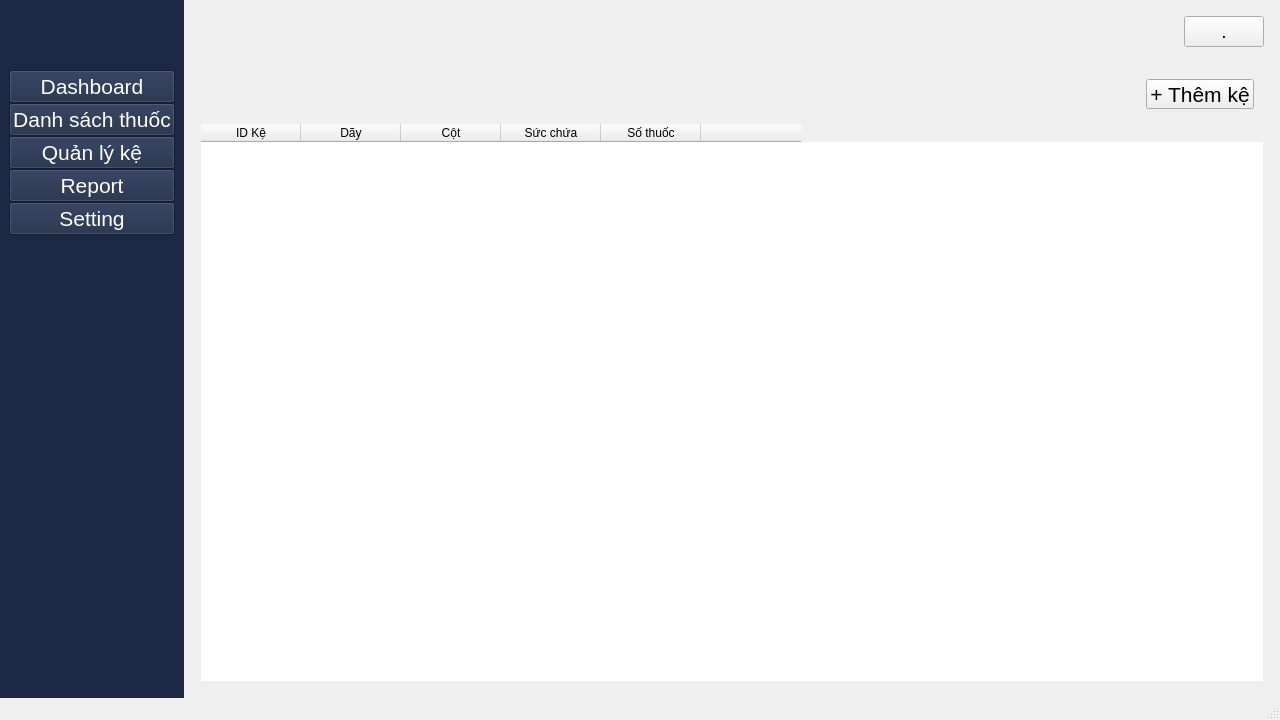
<?xml version="1.0" encoding="UTF-8"?>
<ui version="4.0">
 <class>MainWindow</class>
 <widget class="QMainWindow" name="MainWindow">
  <property name="geometry">
   <rect>
    <x>0</x>
    <y>0</y>
    <width>1280</width>
    <height>720</height>
   </rect>
  </property>
  <property name="minimumSize">
   <size>
    <width>1280</width>
    <height>720</height>
   </size>
  </property>
  <property name="windowTitle">
   <string>MainWindow</string>
  </property>
  <widget class="QWidget" name="centralwidget">
   <property name="font">
    <font>
     <family>Segoe UI</family>
     <pointsize>12</pointsize>
    </font>
   </property>
   <layout class="QHBoxLayout" name="horizontalLayout">
    <property name="spacing">
     <number>0</number>
    </property>
    <property name="leftMargin">
     <number>0</number>
    </property>
    <property name="topMargin">
     <number>0</number>
    </property>
    <property name="rightMargin">
     <number>0</number>
    </property>
    <property name="bottomMargin">
     <number>0</number>
    </property>
    <item>
     <widget class="QWidget" name="sidebar_container" native="true">
      <property name="maximumSize">
       <size>
        <width>240</width>
        <height>16777215</height>
       </size>
      </property>
      <property name="styleSheet">
       <string notr="true">background-color: rgb(28, 41, 68);</string>
      </property>
      <layout class="QVBoxLayout" name="verticalLayout">
       <property name="spacing">
        <number>0</number>
       </property>
       <item>
        <widget class="QLabel" name="label">
         <property name="font">
          <font>
           <family>Segoe UI</family>
           <pointsize>40</pointsize>
          </font>
         </property>
         <property name="frameShape">
          <enum>QFrame::NoFrame</enum>
         </property>
         <property name="text">
          <string/>
         </property>
         <property name="pixmap">
          <pixmap>Logo.png</pixmap>
         </property>
         <property name="alignment">
          <set>Qt::AlignCenter</set>
         </property>
        </widget>
       </item>
       <item>
        <widget class="QPushButton" name="btn_nav_dashboard">
         <property name="sizePolicy">
          <sizepolicy hsizetype="Preferred" vsizetype="Preferred">
           <horstretch>0</horstretch>
           <verstretch>0</verstretch>
          </sizepolicy>
         </property>
         <property name="font">
          <font>
           <pointsize>16</pointsize>
          </font>
         </property>
         <property name="styleSheet">
          <string notr="true">color: rgb(255, 255, 255);</string>
         </property>
         <property name="text">
          <string>Dashboard</string>
         </property>
        </widget>
       </item>
       <item>
        <widget class="QPushButton" name="btn_nav_inventory">
         <property name="sizePolicy">
          <sizepolicy hsizetype="Preferred" vsizetype="Preferred">
           <horstretch>0</horstretch>
           <verstretch>0</verstretch>
          </sizepolicy>
         </property>
         <property name="font">
          <font>
           <pointsize>16</pointsize>
          </font>
         </property>
         <property name="styleSheet">
          <string notr="true">color: rgb(255, 255, 255);</string>
         </property>
         <property name="text">
          <string>Danh sách thuốc</string>
         </property>
        </widget>
       </item>
       <item>
        <widget class="QPushButton" name="btn_nav_shelf">
         <property name="sizePolicy">
          <sizepolicy hsizetype="Preferred" vsizetype="Preferred">
           <horstretch>0</horstretch>
           <verstretch>0</verstretch>
          </sizepolicy>
         </property>
         <property name="font">
          <font>
           <pointsize>16</pointsize>
          </font>
         </property>
         <property name="styleSheet">
          <string notr="true">color: rgb(255, 255, 255);</string>
         </property>
         <property name="text">
          <string>Quản lý kệ</string>
         </property>
        </widget>
       </item>
       <item>
        <widget class="QPushButton" name="btn_nav_report">
         <property name="sizePolicy">
          <sizepolicy hsizetype="Preferred" vsizetype="Preferred">
           <horstretch>0</horstretch>
           <verstretch>0</verstretch>
          </sizepolicy>
         </property>
         <property name="font">
          <font>
           <pointsize>16</pointsize>
          </font>
         </property>
         <property name="styleSheet">
          <string notr="true">color: rgb(255, 255, 255);</string>
         </property>
         <property name="text">
          <string>Report</string>
         </property>
        </widget>
       </item>
       <item>
        <widget class="QPushButton" name="btn_nav_setting">
         <property name="sizePolicy">
          <sizepolicy hsizetype="Preferred" vsizetype="Preferred">
           <horstretch>0</horstretch>
           <verstretch>0</verstretch>
          </sizepolicy>
         </property>
         <property name="font">
          <font>
           <pointsize>16</pointsize>
          </font>
         </property>
         <property name="styleSheet">
          <string notr="true">color: rgb(255, 255, 255);</string>
         </property>
         <property name="text">
          <string>Setting</string>
         </property>
        </widget>
       </item>
       <item>
        <spacer name="verticalSpacer">
         <property name="orientation">
          <enum>Qt::Vertical</enum>
         </property>
         <property name="sizeHint" stdset="0">
          <size>
           <width>20</width>
           <height>40</height>
          </size>
         </property>
        </spacer>
       </item>
      </layout>
     </widget>
    </item>
    <item>
     <widget class="QWidget" name="main_container" native="true">
      <layout class="QVBoxLayout" name="verticalLayout_2">
       <property name="leftMargin">
        <number>8</number>
       </property>
       <property name="topMargin">
        <number>8</number>
       </property>
       <property name="rightMargin">
        <number>8</number>
       </property>
       <property name="bottomMargin">
        <number>8</number>
       </property>
       <item>
        <widget class="QWidget" name="header_container" native="true">
         <property name="minimumSize">
          <size>
           <width>0</width>
           <height>0</height>
          </size>
         </property>
         <property name="maximumSize">
          <size>
           <width>16777215</width>
           <height>50</height>
          </size>
         </property>
         <layout class="QHBoxLayout" name="horizontalLayout_2">
          <property name="leftMargin">
           <number>8</number>
          </property>
          <property name="topMargin">
           <number>8</number>
          </property>
          <property name="rightMargin">
           <number>8</number>
          </property>
          <property name="bottomMargin">
           <number>8</number>
          </property>
          <item>
           <spacer name="horizontalSpacer">
            <property name="orientation">
             <enum>Qt::Horizontal</enum>
            </property>
            <property name="sizeHint" stdset="0">
             <size>
              <width>1062</width>
              <height>20</height>
             </size>
            </property>
           </spacer>
          </item>
          <item>
           <widget class="QPushButton" name="btn_toggle_theme">
            <property name="sizePolicy">
             <sizepolicy hsizetype="Preferred" vsizetype="Preferred">
              <horstretch>0</horstretch>
              <verstretch>0</verstretch>
             </sizepolicy>
            </property>
            <property name="minimumSize">
             <size>
              <width>0</width>
              <height>0</height>
             </size>
            </property>
            <property name="font">
             <font>
              <family>MS Shell Dlg 2</family>
              <pointsize>14</pointsize>
             </font>
            </property>
            <property name="text">
             <string>.</string>
            </property>
           </widget>
          </item>
         </layout>
        </widget>
       </item>
       <item>
        <widget class="QStackedWidget" name="stacked_main_content">
         <property name="currentIndex">
          <number>2</number>
         </property>
         <widget class="QWidget" name="page_dashboard">
          <layout class="QVBoxLayout" name="verticalLayout_3">
           <property name="leftMargin">
            <number>8</number>
           </property>
           <property name="topMargin">
            <number>8</number>
           </property>
           <property name="rightMargin">
            <number>8</number>
           </property>
           <property name="bottomMargin">
            <number>8</number>
           </property>
           <item>
            <widget class="QWidget" name="kpi_container" native="true">
             <layout class="QHBoxLayout" name="horizontalLayout_3">
              <item>
               <widget class="QFrame" name="card_total">
                <property name="minimumSize">
                 <size>
                  <width>0</width>
                  <height>120</height>
                 </size>
                </property>
                <property name="maximumSize">
                 <size>
                  <width>16777215</width>
                  <height>16777215</height>
                 </size>
                </property>
                <property name="styleSheet">
                 <string notr="true">background-color: rgb(59, 130, 246);
color: rgb(0, 0, 0);
border-radius: 12px</string>
                </property>
                <property name="frameShape">
                 <enum>QFrame::StyledPanel</enum>
                </property>
                <property name="frameShadow">
                 <enum>QFrame::Raised</enum>
                </property>
                <layout class="QVBoxLayout" name="verticalLayout_4">
                 <property name="spacing">
                  <number>0</number>
                 </property>
                 <property name="leftMargin">
                  <number>14</number>
                 </property>
                 <item>
                  <widget class="QLabel" name="lbl_title_total">
                   <property name="font">
                    <font>
                     <pointsize>20</pointsize>
                     <weight>75</weight>
                     <bold>true</bold>
                    </font>
                   </property>
                   <property name="text">
                    <string>&lt;html&gt;&lt;head/&gt;&lt;body&gt;&lt;p&gt;&lt;span style=&quot; font-weight:400;&quot;&gt;Tổng tồn kho&lt;/span&gt;&lt;/p&gt;&lt;/body&gt;&lt;/html&gt;</string>
                   </property>
                  </widget>
                 </item>
                 <item>
                  <widget class="QLabel" name="lbl_value_total">
                   <property name="font">
                    <font>
                     <pointsize>40</pointsize>
                    </font>
                   </property>
                   <property name="text">
                    <string>120</string>
                   </property>
                  </widget>
                 </item>
                 <item>
                  <widget class="QLabel" name="lbl_sub_total">
                   <property name="font">
                    <font>
                     <pointsize>16</pointsize>
                    </font>
                   </property>
                   <property name="text">
                    <string>Content</string>
                   </property>
                  </widget>
                 </item>
                </layout>
               </widget>
              </item>
              <item>
               <widget class="QFrame" name="card_expiring">
                <property name="minimumSize">
                 <size>
                  <width>0</width>
                  <height>120</height>
                 </size>
                </property>
                <property name="maximumSize">
                 <size>
                  <width>16777215</width>
                  <height>16777215</height>
                 </size>
                </property>
                <property name="styleSheet">
                 <string notr="true">background-color: rgb(255, 119, 0);
color: rgb(0, 0, 0);
border-radius: 12px
</string>
                </property>
                <property name="frameShape">
                 <enum>QFrame::StyledPanel</enum>
                </property>
                <property name="frameShadow">
                 <enum>QFrame::Raised</enum>
                </property>
                <layout class="QVBoxLayout" name="verticalLayout_5">
                 <property name="spacing">
                  <number>0</number>
                 </property>
                 <property name="leftMargin">
                  <number>14</number>
                 </property>
                 <item>
                  <widget class="QLabel" name="lbl_title_expiring">
                   <property name="font">
                    <font>
                     <pointsize>20</pointsize>
                     <weight>75</weight>
                     <bold>true</bold>
                    </font>
                   </property>
                   <property name="text">
                    <string>&lt;html&gt;&lt;head/&gt;&lt;body&gt;&lt;p&gt;&lt;span style=&quot; font-weight:400;&quot;&gt;Sắp hết hạn&lt;/span&gt;&lt;/p&gt;&lt;/body&gt;&lt;/html&gt;</string>
                   </property>
                  </widget>
                 </item>
                 <item>
                  <widget class="QLabel" name="lbl_value_expiring">
                   <property name="font">
                    <font>
                     <pointsize>40</pointsize>
                    </font>
                   </property>
                   <property name="text">
                    <string>120</string>
                   </property>
                  </widget>
                 </item>
                 <item>
                  <widget class="QLabel" name="lbl_sub_expiring">
                   <property name="font">
                    <font>
                     <pointsize>16</pointsize>
                    </font>
                   </property>
                   <property name="text">
                    <string>Content</string>
                   </property>
                  </widget>
                 </item>
                </layout>
               </widget>
              </item>
              <item>
               <widget class="QFrame" name="card_expired">
                <property name="minimumSize">
                 <size>
                  <width>0</width>
                  <height>120</height>
                 </size>
                </property>
                <property name="maximumSize">
                 <size>
                  <width>16777215</width>
                  <height>16777215</height>
                 </size>
                </property>
                <property name="styleSheet">
                 <string notr="true">background-color: rgb(239, 68, 68);
color: rgb(0, 0, 0);
border-radius: 12px
</string>
                </property>
                <property name="frameShape">
                 <enum>QFrame::StyledPanel</enum>
                </property>
                <property name="frameShadow">
                 <enum>QFrame::Raised</enum>
                </property>
                <layout class="QVBoxLayout" name="verticalLayout_6">
                 <property name="spacing">
                  <number>0</number>
                 </property>
                 <property name="leftMargin">
                  <number>14</number>
                 </property>
                 <item>
                  <widget class="QLabel" name="lbl_title_expired">
                   <property name="font">
                    <font>
                     <pointsize>20</pointsize>
                     <weight>75</weight>
                     <bold>true</bold>
                    </font>
                   </property>
                   <property name="text">
                    <string>&lt;html&gt;&lt;head/&gt;&lt;body&gt;&lt;p&gt;&lt;span style=&quot; font-weight:400;&quot;&gt;Hết hạn&lt;/span&gt;&lt;/p&gt;&lt;/body&gt;&lt;/html&gt;</string>
                   </property>
                  </widget>
                 </item>
                 <item>
                  <widget class="QLabel" name="lbl_value_expired">
                   <property name="font">
                    <font>
                     <pointsize>40</pointsize>
                    </font>
                   </property>
                   <property name="text">
                    <string>120</string>
                   </property>
                  </widget>
                 </item>
                 <item>
                  <widget class="QLabel" name="lbl_sub_expired">
                   <property name="font">
                    <font>
                     <pointsize>16</pointsize>
                    </font>
                   </property>
                   <property name="text">
                    <string>Content</string>
                   </property>
                  </widget>
                 </item>
                </layout>
               </widget>
              </item>
              <item>
               <widget class="QFrame" name="card_low_stock">
                <property name="minimumSize">
                 <size>
                  <width>0</width>
                  <height>120</height>
                 </size>
                </property>
                <property name="maximumSize">
                 <size>
                  <width>16777215</width>
                  <height>16777215</height>
                 </size>
                </property>
                <property name="styleSheet">
                 <string notr="true">background-color: rgb(255, 225, 0);
color: rgb(0,0,0);
border-radius: 12px</string>
                </property>
                <property name="frameShape">
                 <enum>QFrame::StyledPanel</enum>
                </property>
                <property name="frameShadow">
                 <enum>QFrame::Raised</enum>
                </property>
                <layout class="QVBoxLayout" name="verticalLayout_7">
                 <property name="spacing">
                  <number>0</number>
                 </property>
                 <property name="leftMargin">
                  <number>14</number>
                 </property>
                 <item>
                  <widget class="QLabel" name="lbl_title_low_stock">
                   <property name="font">
                    <font>
                     <pointsize>20</pointsize>
                     <weight>75</weight>
                     <bold>true</bold>
                    </font>
                   </property>
                   <property name="text">
                    <string>&lt;html&gt;&lt;head/&gt;&lt;body&gt;&lt;p&gt;&lt;span style=&quot; font-weight:400;&quot;&gt;Tồn kho thấp&lt;/span&gt;&lt;/p&gt;&lt;/body&gt;&lt;/html&gt;</string>
                   </property>
                  </widget>
                 </item>
                 <item>
                  <widget class="QLabel" name="lbl_value_low_stock">
                   <property name="font">
                    <font>
                     <pointsize>40</pointsize>
                    </font>
                   </property>
                   <property name="text">
                    <string>120</string>
                   </property>
                  </widget>
                 </item>
                 <item>
                  <widget class="QLabel" name="lbl_sub_low_stock">
                   <property name="font">
                    <font>
                     <pointsize>16</pointsize>
                    </font>
                   </property>
                   <property name="text">
                    <string>Content</string>
                   </property>
                  </widget>
                 </item>
                </layout>
               </widget>
              </item>
             </layout>
            </widget>
           </item>
           <item>
            <widget class="QWidget" name="chart_row_container" native="true">
             <layout class="QHBoxLayout" name="horizontalLayout_4" stretch="2,3">
              <item>
               <widget class="QFrame" name="frame_pie_chart">
                <property name="frameShape">
                 <enum>QFrame::StyledPanel</enum>
                </property>
                <property name="frameShadow">
                 <enum>QFrame::Raised</enum>
                </property>
                <layout class="QVBoxLayout" name="verticalLayout_8">
                 <item>
                  <widget class="QLabel" name="label_2">
                   <property name="sizePolicy">
                    <sizepolicy hsizetype="Expanding" vsizetype="Preferred">
                     <horstretch>0</horstretch>
                     <verstretch>0</verstretch>
                    </sizepolicy>
                   </property>
                   <property name="text">
                    <string>Trạng thái thuốc</string>
                   </property>
                  </widget>
                 </item>
                </layout>
               </widget>
              </item>
              <item>
               <widget class="QFrame" name="frame_bar_chart">
                <property name="frameShape">
                 <enum>QFrame::StyledPanel</enum>
                </property>
                <property name="frameShadow">
                 <enum>QFrame::Raised</enum>
                </property>
                <layout class="QVBoxLayout" name="verticalLayout_9">
                 <item>
                  <widget class="QLabel" name="label_3">
                   <property name="sizePolicy">
                    <sizepolicy hsizetype="Expanding" vsizetype="Preferred">
                     <horstretch>0</horstretch>
                     <verstretch>0</verstretch>
                    </sizepolicy>
                   </property>
                   <property name="text">
                    <string>Top 10 loại thuốc nhiều nhất</string>
                   </property>
                  </widget>
                 </item>
                </layout>
               </widget>
              </item>
             </layout>
            </widget>
           </item>
           <item>
            <widget class="QListWidget" name="lstw_alert">
             <property name="font">
              <font>
               <family>MS Shell Dlg 2</family>
               <pointsize>16</pointsize>
              </font>
             </property>
             <property name="styleSheet">
              <string notr="true"/>
             </property>
            </widget>
           </item>
           <item>
            <spacer name="verticalSpacer_2">
             <property name="orientation">
              <enum>Qt::Vertical</enum>
             </property>
             <property name="sizeHint" stdset="0">
              <size>
               <width>20</width>
               <height>40</height>
              </size>
             </property>
            </spacer>
           </item>
          </layout>
         </widget>
         <widget class="QWidget" name="page_inventory">
          <layout class="QVBoxLayout" name="verticalLayout_11">
           <property name="leftMargin">
            <number>8</number>
           </property>
           <property name="topMargin">
            <number>8</number>
           </property>
           <property name="rightMargin">
            <number>8</number>
           </property>
           <property name="bottomMargin">
            <number>8</number>
           </property>
           <item>
            <widget class="QWidget" name="toolbar_inventory" native="true">
             <property name="maximumSize">
              <size>
               <width>16777215</width>
               <height>48</height>
              </size>
             </property>
             <layout class="QHBoxLayout" name="horizontalLayout_8">
              <property name="spacing">
               <number>12</number>
              </property>
              <item>
               <widget class="QPushButton" name="btn_search">
                <property name="minimumSize">
                 <size>
                  <width>0</width>
                  <height>36</height>
                 </size>
                </property>
                <property name="font">
                 <font>
                  <pointsize>16</pointsize>
                 </font>
                </property>
                <property name="text">
                 <string>🔍 Tìm kiếm</string>
                </property>
               </widget>
              </item>
              <item>
               <widget class="QPushButton" name="btn_filter">
                <property name="minimumSize">
                 <size>
                  <width>0</width>
                  <height>36</height>
                 </size>
                </property>
                <property name="font">
                 <font>
                  <pointsize>16</pointsize>
                 </font>
                </property>
                <property name="text">
                 <string>Lọc</string>
                </property>
               </widget>
              </item>
              <item>
               <spacer name="horizontalSpacer_5">
                <property name="orientation">
                 <enum>Qt::Horizontal</enum>
                </property>
                <property name="sizeHint" stdset="0">
                 <size>
                  <width>628</width>
                  <height>20</height>
                 </size>
                </property>
               </spacer>
              </item>
              <item>
               <widget class="QPushButton" name="btn_add_medicine">
                <property name="sizePolicy">
                 <sizepolicy hsizetype="Minimum" vsizetype="Fixed">
                  <horstretch>0</horstretch>
                  <verstretch>0</verstretch>
                 </sizepolicy>
                </property>
                <property name="minimumSize">
                 <size>
                  <width>0</width>
                  <height>36</height>
                 </size>
                </property>
                <property name="font">
                 <font>
                  <pointsize>16</pointsize>
                 </font>
                </property>
                <property name="text">
                 <string>+ Thêm thuốc</string>
                </property>
               </widget>
              </item>
             </layout>
            </widget>
           </item>
           <item>
            <widget class="QTableWidget" name="table_inventory">
             <property name="frameShape">
              <enum>QFrame::NoFrame</enum>
             </property>
             <property name="editTriggers">
              <set>QAbstractItemView::NoEditTriggers</set>
             </property>
             <property name="selectionMode">
              <enum>QAbstractItemView::SingleSelection</enum>
             </property>
             <property name="selectionBehavior">
              <enum>QAbstractItemView::SelectRows</enum>
             </property>
             <attribute name="verticalHeaderVisible">
              <bool>false</bool>
             </attribute>
             <column>
              <property name="text">
               <string>ID</string>
              </property>
             </column>
             <column>
              <property name="text">
               <string>TÊN THUỐC</string>
              </property>
             </column>
             <column>
              <property name="text">
               <string>SỐ LƯỢNG</string>
              </property>
             </column>
             <column>
              <property name="text">
               <string>HSD</string>
              </property>
             </column>
             <column>
              <property name="text">
               <string>KỆ</string>
              </property>
             </column>
             <column>
              <property name="text">
               <string>GIÁ</string>
              </property>
             </column>
             <column>
              <property name="text">
               <string>TRẠNG THÁI</string>
              </property>
             </column>
            </widget>
           </item>
           <item>
            <widget class="QWidget" name="bottom_stats_container" native="true">
             <property name="minimumSize">
              <size>
               <width>0</width>
               <height>250</height>
              </size>
             </property>
             <property name="maximumSize">
              <size>
               <width>16777215</width>
               <height>250</height>
              </size>
             </property>
             <layout class="QHBoxLayout" name="horizontalLayout_9">
              <property name="leftMargin">
               <number>8</number>
              </property>
              <property name="topMargin">
               <number>8</number>
              </property>
              <property name="rightMargin">
               <number>8</number>
              </property>
              <property name="bottomMargin">
               <number>8</number>
              </property>
              <item>
               <widget class="QFrame" name="frame_expiring">
                <property name="frameShape">
                 <enum>QFrame::StyledPanel</enum>
                </property>
                <property name="frameShadow">
                 <enum>QFrame::Raised</enum>
                </property>
                <layout class="QVBoxLayout" name="verticalLayout_12">
                 <property name="leftMargin">
                  <number>8</number>
                 </property>
                 <property name="topMargin">
                  <number>8</number>
                 </property>
                 <property name="rightMargin">
                  <number>8</number>
                 </property>
                 <property name="bottomMargin">
                  <number>8</number>
                 </property>
                 <item>
                  <widget class="QLabel" name="lbl_title_expiring_2">
                   <property name="text">
                    <string>Thuốc sắp hết hạn</string>
                   </property>
                  </widget>
                 </item>
                 <item>
                  <widget class="QTableWidget" name="table_expiring">
                   <property name="frameShape">
                    <enum>QFrame::NoFrame</enum>
                   </property>
                   <property name="editTriggers">
                    <set>QAbstractItemView::NoEditTriggers</set>
                   </property>
                   <property name="selectionMode">
                    <enum>QAbstractItemView::SingleSelection</enum>
                   </property>
                   <property name="selectionBehavior">
                    <enum>QAbstractItemView::SelectRows</enum>
                   </property>
                   <attribute name="verticalHeaderVisible">
                    <bool>false</bool>
                   </attribute>
                   <column>
                    <property name="text">
                     <string>Tên thuốc</string>
                    </property>
                   </column>
                   <column>
                    <property name="text">
                     <string>HSD</string>
                    </property>
                   </column>
                   <column>
                    <property name="text">
                     <string>Vị trí kệ</string>
                    </property>
                   </column>
                  </widget>
                 </item>
                </layout>
               </widget>
              </item>
              <item>
               <widget class="QFrame" name="frame_low_stock">
                <property name="frameShape">
                 <enum>QFrame::StyledPanel</enum>
                </property>
                <property name="frameShadow">
                 <enum>QFrame::Raised</enum>
                </property>
                <layout class="QVBoxLayout" name="verticalLayout_13">
                 <property name="leftMargin">
                  <number>8</number>
                 </property>
                 <property name="topMargin">
                  <number>8</number>
                 </property>
                 <property name="rightMargin">
                  <number>8</number>
                 </property>
                 <property name="bottomMargin">
                  <number>8</number>
                 </property>
                 <item>
                  <widget class="QLabel" name="lbl_title_low_stock_2">
                   <property name="text">
                    <string>Tồn kho thấp</string>
                   </property>
                  </widget>
                 </item>
                 <item>
                  <widget class="QTableWidget" name="table_low_stock">
                   <property name="frameShape">
                    <enum>QFrame::NoFrame</enum>
                   </property>
                   <property name="editTriggers">
                    <set>QAbstractItemView::NoEditTriggers</set>
                   </property>
                   <property name="selectionMode">
                    <enum>QAbstractItemView::SingleSelection</enum>
                   </property>
                   <property name="selectionBehavior">
                    <enum>QAbstractItemView::SelectRows</enum>
                   </property>
                   <attribute name="verticalHeaderVisible">
                    <bool>false</bool>
                   </attribute>
                   <column>
                    <property name="text">
                     <string>Tên thuốc</string>
                    </property>
                   </column>
                   <column>
                    <property name="text">
                     <string>Số lượng</string>
                    </property>
                   </column>
                   <column>
                    <property name="text">
                     <string>Vị trí kệ</string>
                    </property>
                   </column>
                   <column>
                    <property name="text">
                     <string>Trạng thái</string>
                    </property>
                   </column>
                  </widget>
                 </item>
                </layout>
               </widget>
              </item>
             </layout>
            </widget>
           </item>
          </layout>
         </widget>
         <widget class="QWidget" name="page_shelf">
          <layout class="QVBoxLayout" name="verticalLayout_14">
           <item>
            <widget class="QWidget" name="toolbar_shelf" native="true">
             <property name="maximumSize">
              <size>
               <width>16777215</width>
               <height>48</height>
              </size>
             </property>
             <layout class="QHBoxLayout" name="horizontalLayout_10">
              <item>
               <spacer name="horizontalSpacer_6">
                <property name="orientation">
                 <enum>Qt::Horizontal</enum>
                </property>
                <property name="sizeHint" stdset="0">
                 <size>
                  <width>856</width>
                  <height>20</height>
                 </size>
                </property>
               </spacer>
              </item>
              <item>
               <widget class="QPushButton" name="pushButton">
                <property name="sizePolicy">
                 <sizepolicy hsizetype="Preferred" vsizetype="Preferred">
                  <horstretch>0</horstretch>
                  <verstretch>0</verstretch>
                 </sizepolicy>
                </property>
                <property name="font">
                 <font>
                  <pointsize>16</pointsize>
                 </font>
                </property>
                <property name="text">
                 <string>+ Thêm kệ</string>
                </property>
               </widget>
              </item>
             </layout>
            </widget>
           </item>
           <item>
            <widget class="QTableWidget" name="table_shelf">
             <property name="frameShape">
              <enum>QFrame::NoFrame</enum>
             </property>
             <property name="editTriggers">
              <set>QAbstractItemView::NoEditTriggers</set>
             </property>
             <property name="selectionMode">
              <enum>QAbstractItemView::SingleSelection</enum>
             </property>
             <property name="selectionBehavior">
              <enum>QAbstractItemView::SelectRows</enum>
             </property>
             <attribute name="verticalHeaderVisible">
              <bool>false</bool>
             </attribute>
             <column>
              <property name="text">
               <string>ID Kệ</string>
              </property>
             </column>
             <column>
              <property name="text">
               <string>Dãy</string>
              </property>
             </column>
             <column>
              <property name="text">
               <string>Cột</string>
              </property>
             </column>
             <column>
              <property name="text">
               <string>Sức chứa</string>
              </property>
             </column>
             <column>
              <property name="text">
               <string>Số thuốc</string>
              </property>
             </column>
             <column>
              <property name="text">
               <string/>
              </property>
             </column>
            </widget>
           </item>
          </layout>
         </widget>
        </widget>
       </item>
      </layout>
     </widget>
    </item>
   </layout>
  </widget>
  <widget class="QMenuBar" name="menubar">
   <property name="geometry">
    <rect>
     <x>0</x>
     <y>0</y>
     <width>1280</width>
     <height>21</height>
    </rect>
   </property>
  </widget>
  <widget class="QStatusBar" name="statusbar"/>
 </widget>
 <resources/>
 <connections/>
</ui>
